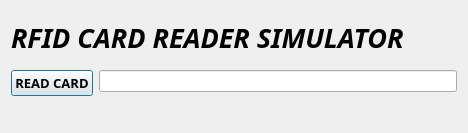
<?xml version="1.0" encoding="UTF-8"?>
<ui version="4.0">
 <class>cardReader</class>
 <widget class="QDialog" name="cardReader">
  <property name="geometry">
   <rect>
    <x>0</x>
    <y>0</y>
    <width>468</width>
    <height>133</height>
   </rect>
  </property>
  <property name="windowTitle">
   <string>Dialog</string>
  </property>
  <layout class="QHBoxLayout" name="horizontalLayout">
   <item>
    <layout class="QVBoxLayout" name="verticalLayout">
     <item>
      <widget class="QLabel" name="label">
       <property name="font">
        <font>
         <family>Source Code Pro</family>
         <pointsize>20</pointsize>
         <italic>true</italic>
         <bold>true</bold>
        </font>
       </property>
       <property name="text">
        <string>RFID CARD READER SIMULATOR</string>
       </property>
      </widget>
     </item>
     <item>
      <layout class="QFormLayout" name="formLayout">
       <item row="0" column="0">
        <widget class="QPushButton" name="pushButton">
         <property name="font">
          <font>
           <family>Yu Gothic UI Semibold</family>
           <pointsize>10</pointsize>
           <bold>true</bold>
          </font>
         </property>
         <property name="cursor">
          <cursorShape>OpenHandCursor</cursorShape>
         </property>
         <property name="text">
          <string>READ CARD</string>
         </property>
        </widget>
       </item>
       <item row="0" column="1">
        <widget class="QLineEdit" name="lineEdit"/>
       </item>
      </layout>
     </item>
    </layout>
   </item>
  </layout>
 </widget>
 <resources/>
 <connections/>
</ui>
